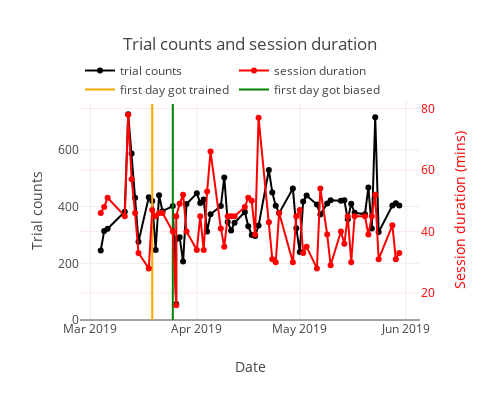

Notebook source saved alongside this figure:
### Code cell
trial_counts = go.Scatter(
    x=[t.strftime('%Y-%m-%d') for t in session_info['session_date'].tolist()],
    y=session_info['n_trials'].tolist(),
    mode='markers+lines',
    marker=dict(
        size=6,
        color='black'),
    name='trial counts',
    yaxis='y1'
)

if len(first_trained):
    first_trained_plot=go.Scatter(
        x=[first_trained_date, first_trained_date],
        y=yrange,
        mode="lines",
        marker=dict(
            color='orange'),
        name='first day got trained'
    )

if len(first_biased):
    first_biased_plot=go.Scatter(
        x=[first_biased_date, first_biased_date],
        y=yrange,
        mode="lines",
        marker=dict(
            color='green'),
        name='first day got biased'
    )
session_length = go.Scatter(
    x=[t.strftime('%Y-%m-%d') for t in session_info['session_date'].tolist()],
    y=session_info['session_duration'].tolist(),
    mode='markers+lines',
    marker=dict(
        size=6,
        color='red'),
    name='session duration',
    yaxis='y2'
)

data = [trial_counts, session_length]

if len(first_trained):
    data.append(first_trained_plot)

if len(first_biased):
    data.append(first_biased_plot)

layout = go.Layout(
    yaxis=dict(
        title='Trial counts',
        range=yrange
    ),
    yaxis2=dict(
        title='Session duration (mins)',
        overlaying='y',
        color='red',
        side='right'
    ),
    xaxis={'title':'Date'}, 
    width=500,
    height=400,
    title='Trial counts and session duration',
    legend=dict(
        x=0, 
        y=1.2,
        orientation='h'),
)

fig = go.Figure(data=data, layout=layout)
plotly.offline.iplot(fig)

### Figure 1 — Plotly figure (JSON) as saved in the notebook; plotly's stock layout.template omitted (floating-point values rounded to 4 significant figures)
{"data": [{"marker": {"color": "black", "size": 6}, "mode": "markers+lines", "name": "trial counts", "type": "scatter", "uid": "40f6e076-0644-4711-a51f-7c60b56a6310", "x": ["2019-03-04", "2019-03-05", "2019-03-06", "2019-03-11", "2019-03-12", "2019-03-13", "2019-03-14", "2019-03-15", "2019-03-18", "2019-03-19", "2019-03-20", "2019-03-21", "2019-03-22", "2019-03-25", "2019-03-26", "2019-03-26", "2019-03-27", "2019-03-28", "2019-03-29", "2019-04-01", "2019-04-02", "2019-04-03", "2019-04-04", "2019-04-05", "2019-04-08", "2019-04-09", "2019-04-10", "2019-04-11", "2019-04-12", "2019-04-15", "2019-04-16", "2019-04-17", "2019-04-18", "2019-04-19", "2019-04-22", "2019-04-23", "2019-04-24", "2019-04-25", "2019-04-29", "2019-04-30", "2019-05-01", "2019-05-02", "2019-05-03", "2019-05-06", "2019-05-07", "2019-05-09", "2019-05-10", "2019-05-13", "2019-05-14", "2019-05-15", "2019-05-16", "2019-05-17", "2019-05-20", "2019-05-21", "2019-05-22", "2019-05-23", "2019-05-24", "2019-05-28", "2019-05-29", "2019-05-30"], "y": [245, 314, 322, 382, 726, 587, 431, 276, 433, 420, 247, 440, 384, 402, 56, 285, 292, 206, 409, 447, 413, 425, 312, 373, 402, 503, 346, 316, 343, 381, 331, 300, 296, 333, 529, 450, 403, 377, 464, 324, 240, 418, 439, 407, 372, 411, 422, 421, 422, 355, 410, 378, 373, 467, 323, 715, 310, 404, 412, 404], "yaxis": "y"}, {"marker": {"color": "red", "size": 6}, "mode": "markers+lines", "name": "session duration", "type": "scatter", "uid": "a4327db4-54aa-44cf-a10a-1cdc79b32904", "x": ["2019-03-04", "2019-03-05", "2019-03-06", "2019-03-11", "2019-03-12", "2019-03-13", "2019-03-14", "2019-03-15", "2019-03-18", "2019-03-19", "2019-03-20", "2019-03-21", "2019-03-22", "2019-03-25", "2019-03-26", "2019-03-26", "2019-03-27", "2019-03-28", "2019-03-29", "2019-04-01", "2019-04-02", "2019-04-03", "2019-04-04", "2019-04-05", "2019-04-08", "2019-04-09", "2019-04-10", "2019-04-11", "2019-04-12", "2019-04-15", "2019-04-16", "2019-04-17", "2019-04-18", "2019-04-19", "2019-04-22", "2019-04-23", "2019-04-24", "2019-04-25", "2019-04-29", "2019-04-30", "2019-05-01", "2019-05-02", "2019-05-03", "2019-05-06", "2019-05-07", "2019-05-09", "2019-05-10", "2019-05-13", "2019-05-14", "2019-05-15", "2019-05-16", "2019-05-17", "2019-05-20", "2019-05-21", "2019-05-22", "2019-05-23", "2019-05-24", "2019-05-28", "2019-05-29", "2019-05-30"], "y": [46, 48, 51, 45, 78, 57, 46, 33, 28, 47, 45, 46, 46, 40, 16, 45, 49, 52, 40, 34, 45, 34, 53, 66, 41, 35, 45, 45, 45, 48, 51, 50, 39, 77, 43, 31, 30, 46, 30, 45, 47, 33, 35, 28, 54, 39, 29, 40, 36, 45, 30, 45, 45, 39, 45, 52, 31, 42, 31, 33], "yaxis": "y2"}, {"marker": {"color": "orange"}, "mode": "lines", "name": "first day got trained", "type": "scatter", "uid": "f555e55e-6d1c-45a7-b0b9-51cf71782ad4", "x": ["2019-03-19", "2019-03-19"], "y": [0, 776]}, {"marker": {"color": "green"}, "mode": "lines", "name": "first day got biased", "type": "scatter", "uid": "d6f27e1e-74d9-4424-9cae-67ef2c8c57e3", "x": ["2019-03-25", "2019-03-25"], "y": [0, 776]}], "layout": {"height": 400, "legend": {"orientation": "h", "x": 0, "y": 1.2}, "title": {"text": "Trial counts and session duration"}, "width": 500, "xaxis": {"title": {"text": "Date"}}, "yaxis": {"range": [0, 776], "title": {"text": "Trial counts"}}, "yaxis2": {"color": "red", "overlaying": "y", "side": "right", "title": {"text": "Session duration (mins)"}}}}
